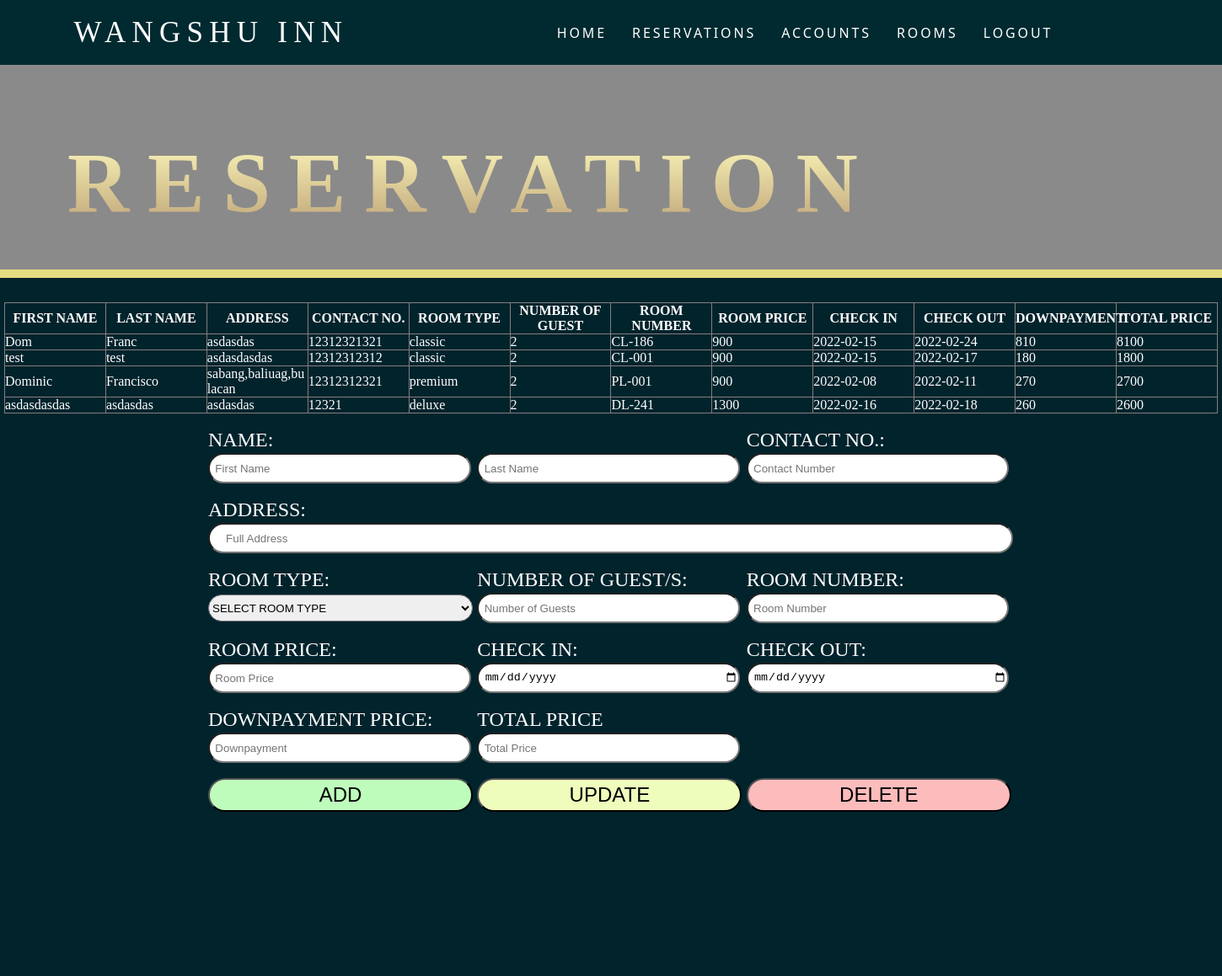
The page /reservation-admin.php on the database its author committed.
### tables this page shows
CREATE TABLE `customer_info` (
  `CustomerID` int(100) NOT NULL,
  `FName` varchar(50) NOT NULL,
  `LName` varchar(50) NOT NULL,
  `Cust_Address` varchar(100) NOT NULL,
  `ContactNo` varchar(15) NOT NULL,
  `RoomType` varchar(10) NOT NULL,
  `NumberOfGuest` int(2) NOT NULL,
  `RoomNum` varchar(8) NOT NULL,
  `RoomPrice` int(10) NOT NULL,
  `CheckIn` date NOT NULL,
  `CheckOut` date NOT NULL,
  `DownPayment` int(10) NOT NULL,
  `TotalPrice` int(10) NOT NULL
);

### reservation-admin.php (the view, shortened to what this page needs)
<!DOCTYPE html>
<html lang="en">
<head>
    <link rel="stylesheet" href="adminupdated.css?v=<?php echo time(); ?>">
</head>
<body>
    <div class="navbar">
        <a href="#" class="logo"> WANGSHU INN</a>
        <ul class="nav">
            <li><a href="adminUpdate.php" class="home">Home</a></li>
            <li><a href="#"class="reservations">Reservations</a></li>
            <li><a href="accounts-admin.php"class="accounts">Accounts</a></li>
            <li><a href="room-admin.php" class="rooms">Rooms</a></li>
            <li><a href="login.php" class="rooms">Logout</a></li>
        </ul>
    </div>
    <div class="header-area">
        <div class="fade-header">
            <h1 class="booking-title">RESERVATION</h1>
        </div>
    </div>
    <div class="reservation-area">
    <?php
$con = mysqli_connect("localhost","root");
mysqli_select_db($con,"hotelreservation");
$result = mysqli_query($con,"SELECT * FROM customer_info");
echo "<table border = '1' class='table_info' id='table_info'><tr>";
echo "<th> First Name </th>";
echo "<th> Last Name </th>";
echo "<th> Address </th>";
echo "<th> Contact No. </th>";
echo "<th> Room Type</th>";
echo "<th> Number of Guest </th>";
echo "<th> Room Number</th>";
echo "<th> Room Price</th>";
echo "<th> Check In</th>";
echo "<th> Check Out </th>";
echo "<th> Downpayment</th>";
echo "<th> Total Price </th></tr>";
while($row = mysqli_fetch_array($result)){
    $id = $row['CustomerID'];
	$fname = $row['FName'];
	$lname = $row['LName'];
    $add = $row['Cust_Address'];
    $contact = $row['ContactNo'];
    $roomtype = $row['RoomType'];
    $guest = $row['NumberOfGuest'];
    $roomNumber = $row['RoomNum'];
    $roomPrice = $row['RoomPrice'];
    $checkIn = $row['CheckIn'];
    $checkOut = $row['CheckOut'];
    $DownPayment = $row['DownPayment'];
    $TotalPrice = $row['TotalPrice'];
    echo"<tr><td style='display:none;'> $id </td>";
	echo "<td class='data-table'> $fname </td>";
	echo "<td class='data-table'> $lname </td>";
    echo "<td class='data-table'> $add </td>";
    echo "<td class='data-table'> $contact </td>";
    echo "<td class='data-table'> $roomtype </td>";
    echo "<td class='data-table'> $guest </td>";
    echo "<td class='data-table'> $roomNumber </td>";
    echo "<td class='data-table'> $roomPrice </td>";
    echo "<td class='data-table'> $checkIn </td>";
    echo "<td class='data-table'> $checkOut </td>";
    echo "<td class='data-table'> $DownPayment </td>";
    echo "<td > $TotalPrice </td></tr>";
}
echo"</table>";
?>
<table class="reservation-form" id='booktable'>
                <form action="#" method="POST">
                    <tr>
                        <td colspan="2" class="table-data"><span class="subtext">NAME:</span></td>
                        <td class="table-data"><span class="subtext">CONTACT NO.:</span></td>
                    </tr>
                    <tr>
                        <td class="table-data"><input type="text" name="firstName" id="firstName" placeholder="First Name" class="input"></td>
                        <td class="table-data"><input type="text" name="lastName" id="lastName" placeholder="Last Name" class="input"></td>
                        <td class="table-data"><input type="text" name="contact" id="contact" placeholder="Contact Number" class="input"></td>
                    </tr>
                    <tr>
                        <td colspan="3" class="table-data2"><span class="subtext">ADDRESS:</span></td>
                    </tr>
                    <tr>
                        <td colspan="3" class="table-data"><input type="text" name="address" id="address" placeholder="Full Address" class="input"></td>
                    </tr>
                    <tr>
                        <td class="table-data2"><span class="subtext">ROOM TYPE:</span></td>
                        <td class="table-data2"><span class="subtext">NUMBER OF GUEST/S:</span></td>
                        <td class="table-data2"><span class="subtext">ROOM NUMBER:</span></td>
                    </tr>
                    <tr>
                        <td class="table-data">
                            <select name="roomclass" id="roomclass" class="roomclass" onchange="roomSelect(this.value)" >
                                <option hidden selected>SELECT ROOM TYPE</option>
                            </select>
                        </td>
                        <td class="table-data"><input type="number" name="guests" id="guests" placeholder="Number of Guests" class="input"></td>
                        <td class="table-data"><input type="text" name="roomNum" id="roomNum" placeholder="Room Number" class="input" ></td>
                    </tr>
                    <tr>
                        <td class="table-data2"><span class="subtext">ROOM PRICE:</span></td>
                        <td class="table-data2"><span class="subtext">CHECK IN:</span></td>
                        <td class="table-data2"><span class="subtext" >CHECK OUT:</span></td>
                    </tr>
                    <tr>
                        <td class="table-data"><input type="text" name="roomPrice" id="roomPrice" placeholder="Room Price" class="input" ></td>
                        <td class="table-data"><input type="date" name="checkIn" id="checkIn" placeholder="" class="input" onchange="calculateDate()"></td>
                        <td class="table-data"><input type="date" name="checkOut" id="checkOut" placeholder="" class="input" onchange="calculateDate()"></td>
                    </tr>
                    <tr>
                        <td class="table-data2"><span class="subtext">DOWNPAYMENT PRICE:</span></td>
                        <td class="table-data2">
                            <span class="subtext">
                                TOTAL PRICE
                            </span>
                        </td>
                    </tr>
                    <tr>
                       <td class="table-data"><input type="text" name="downPayment" id="downPayment" placeholder="Downpayment" class="input" ></td>
                       <td colspan="1" class="table-data"><input type="text" name="totalPrice" id="totalPrice" placeholder="Total Price" class="input"  ></td>
                    </tr>
                    <tr>
                        <td class="table-button"><input type="submit" value="ADD" class="btnAdd" name="btnAdd"></td>
                        <td class="table-button"><input type="submit" value="UPDATE" class="btnUpdate" name="btnUpdate"></td>
                        <td class="table-button"> <input type="submit" value="DELETE" class="btnDelete" name="btnDelete"></td>
                    </tr>
                </form>
    </div>
</body>
</html>

### adminupdated.css (style rules this page uses)
html { scroll-behavior: smooth; }
body { margin: 0; padding: 0; font-family: 'Poppins'; background-image: url(img/wanshuinnsunsetedited.png); background-attachment: fixed; background-position: center; background-repeat: no-repeat; background-size: cover; }
* { margin:0; padding:0; }
.navbar { position: fixed; display: flex; align-items: center; flex-direction: row; flex-wrap: wrap; background-color:rgb(0, 42, 48); width: 100%; height: 77px; z-index: 1; color: white; font-family: 'Segoe UI'; padding-left: 5vw; letter-spacing: 0.2vw; font-weight: 1; }
.nav { display: flex; list-style: none; margin-left: 15vw; }
.logo { letter-spacing: 0.5vw; font-weight: bold; font-size: 35px; text-transform: uppercase; font-family: 'Vermin Vibes V'; }
.logo, .home, .reservations, .accounts, .rooms { margin: 15px; color: white; text-decoration: none; text-transform: uppercase; font-weight: lighter; }
.table-button { padding-top: 2vh; }
.btnAdd,.btnUpdate,.btnDelete { width: 99%; border-radius: 25px; height: 5vh; font-size: 3vh; }
.btnAdd { background-color: rgb(190, 252, 188); }
.btnUpdate { background-color: rgb(238, 252, 188); }
.btnDelete { background-color: rgb(252, 188, 188); }
.input { width: 95%; border-radius: 25px; height: 4vh; padding-left: 2%; }
.roomclass { width: 99%; border-radius: 25px; height: 4vh; }
#address { width: 97.5%; }
.table-data2 { padding-top: 2vh; }
.reservation-form { margin: auto; margin-top: 2vh; width: 120vh; table-layout: fixed ; }
.subtext { color: white; font-family: 'Candara'; font-size: 3vh; }
.table_info { color: white; border-collapse: collapse; font-family: 'Candara'; width: 180vh; margin: auto; table-layout: fixed ; }
.data-table { word-wrap: break-word; }
th { text-transform: uppercase; }
.reservation-area { border-top: 10px solid rgb(228, 221, 130); position: absolute; width: 100%; height: 100vh; background-color:rgb(0, 35, 44); padding-top: 2vw; }
.header-area { height: 40vh; }
.fade-header { height: 25vh; padding-top: 20vh; background-color: rgba(0, 0, 0, 0.459); }
.booking-title { font-family: 'Friz Quadrata Std'; font-size: 7vw; margin-left: 10vh; letter-spacing: 1.5vw; font-weight: bolder; background: -webkit-linear-gradient(rgb(255,251,189), rgb(188,160,117)); -webkit-background-clip: text; -webkit-text-fill-color: transparent; }

### rows shown on the page
customer_info: FName "Dom", LName "Franc", Cust_Address "asdasdas", ContactNo "12312321321", RoomType "classic", NumberOfGuest "2", RoomNum "CL-186", RoomPrice "900", CheckIn "2022-02-15", CheckOut "2022-02-24", DownPayment "810", TotalPrice "8100"
customer_info: FName "test", LName "test", Cust_Address "asdasdasdas", ContactNo "12312312312", RoomType "classic", NumberOfGuest "2", RoomNum "CL-001", RoomPrice "900", CheckIn "2022-02-15", CheckOut "2022-02-17", DownPayment "180", TotalPrice "1800"
customer_info: FName "Dominic", LName "Francisco", Cust_Address "sabang,baliuag,bulacan", ContactNo "12312312321", RoomType "premium", NumberOfGuest "2", RoomNum "PL-001", RoomPrice "900", CheckIn "2022-02-08", CheckOut "2022-02-11", DownPayment "270", TotalPrice "2700"
customer_info: FName "asdasdasdas", LName "asdasdas", Cust_Address "asdasdas", ContactNo "12321", RoomType "deluxe", NumberOfGuest "2", RoomNum "DL-241", RoomPrice "1300", CheckIn "2022-02-16", CheckOut "2022-02-18", DownPayment "260", TotalPrice "2600"
